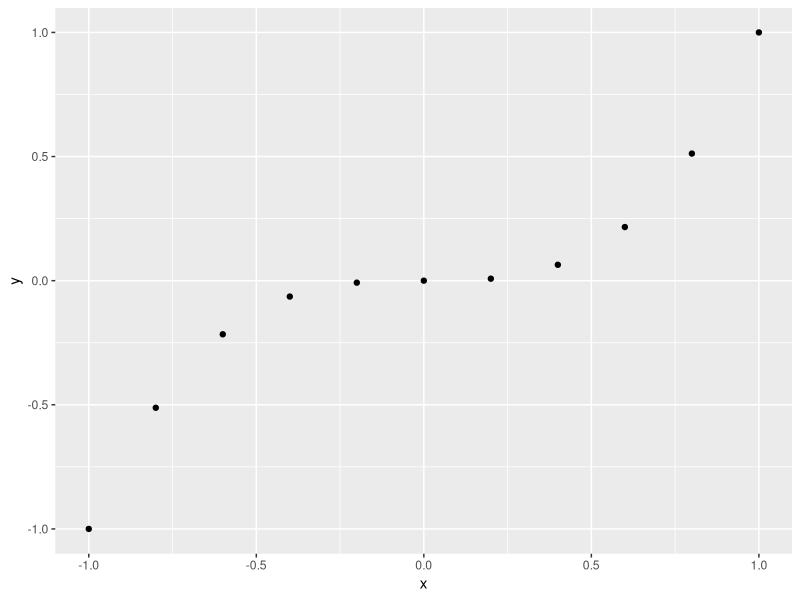
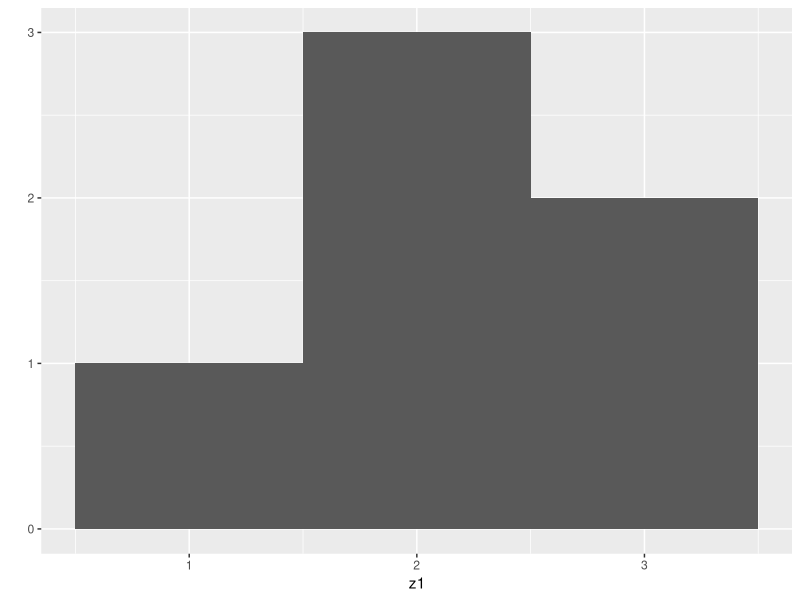
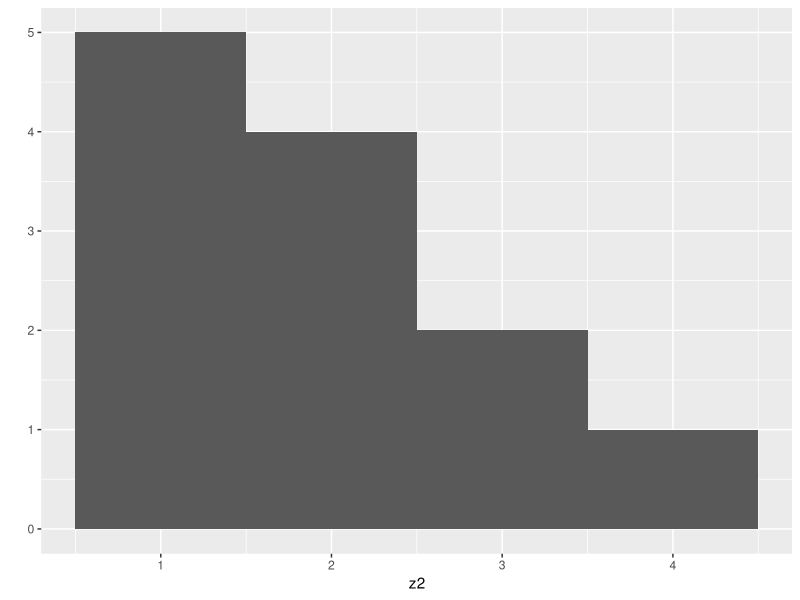
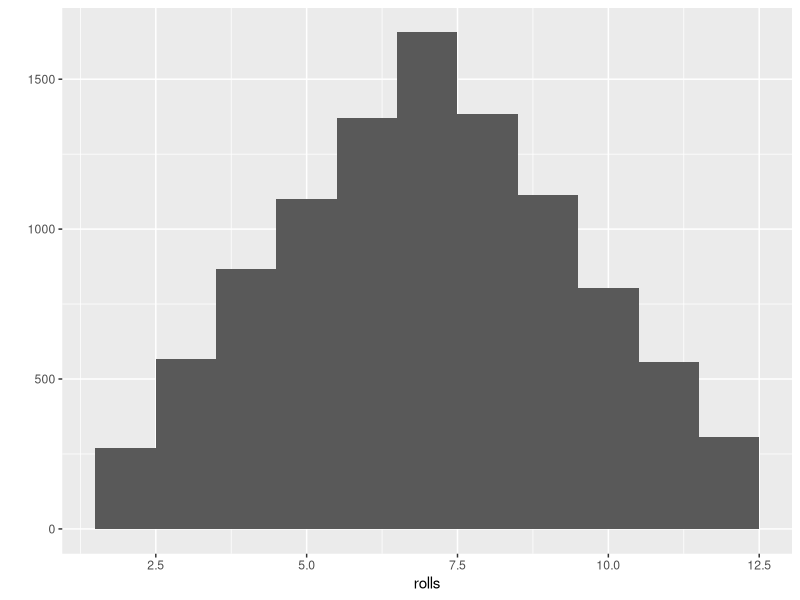
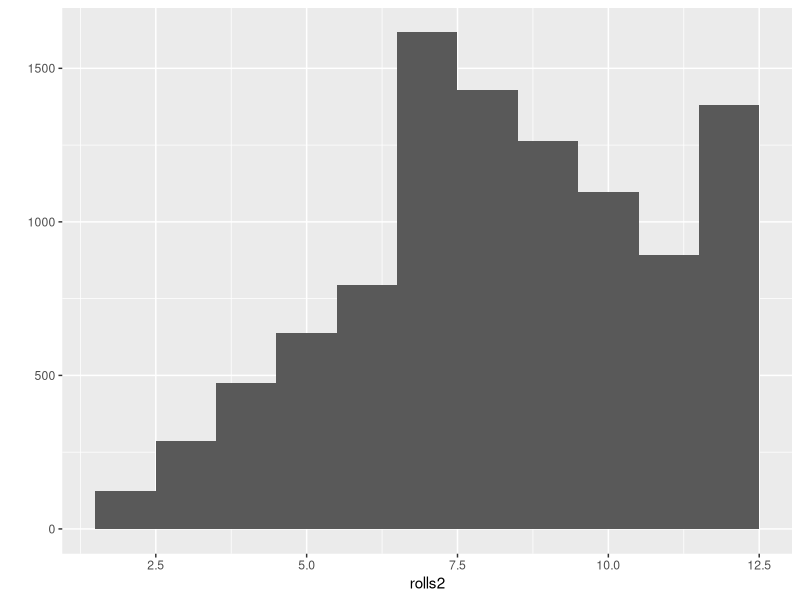

These figures' R source, in order:
library("ggplot2")

x <- c(-1, -0.8, -0.6, -0.4, -0.2, 0, 0.2, 0.4, 0.6, 0.8, 1)

y <- x^3

#qucik plot for x and x^3
qplot(x,y)

#quick plot with one extra parameter
z1 <- c(1, 2, 2, 2, 3, 3)
qplot(z1, binwidth=1)

#quick plot for another histogram
z2 = c(1, 1, 1, 1, 1, 2, 2, 2, 2, 3, 3, 4)
qplot(z2, binwidth=1)

x1 <- replicate(3, 1+1)
x1


roll <- function(){
  die <- 1:6
  dice <- sample(die, size = 2, replace = TRUE)
  sum(dice)
}


#replicate function use for iteration/looping
x2 <- replicate(10, roll())
x2

rolls <- replicate(10000, roll())
qplot(rolls, binwidth=1)

?sample
# create sample space with bias probability

new_roll <- function(){
  die <- 1:6
  prob <- c(replicate(5, 0.125), (0.125*3))
  dice <- sample(die, size = 2, replace = TRUE, prob = prob)
  sum(dice)
}

rolls2 <- replicate(10000, new_roll())
qplot(rolls2, binwidth=1)
